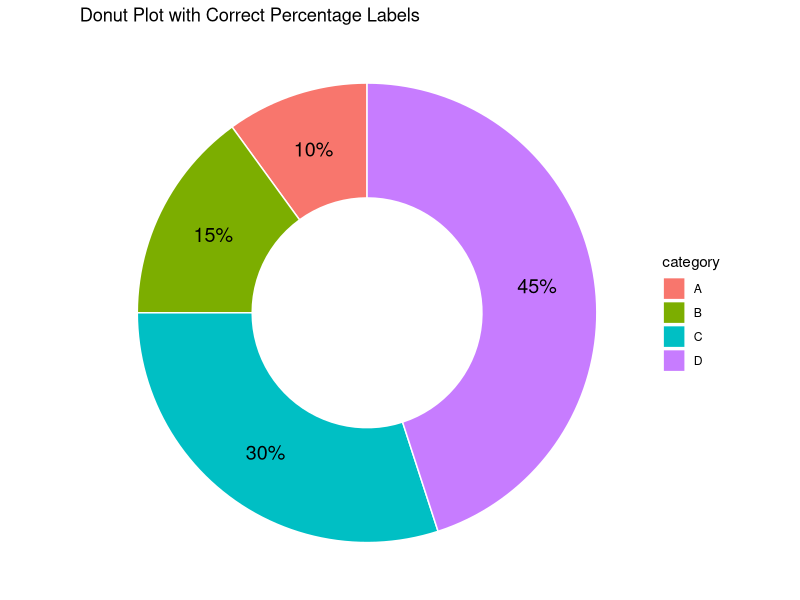

Write the R code that produced this figure.
library(ggplot2)
library(dplyr)
library(scales)

# 创建示例数据框
data <- data.frame(
  category = c("A", "B", "C", "D"),
  count = c(10, 15, 30, 45)
)

# 计算每个类别的百分比和标签位置
data <- data %>%
  mutate(
    percentage = count / sum(count),                             # 计算每个类别所占百分比
    label = percent(percentage),                             # 转换为百分比格式，用于显示标签
    label_position = sum(count) - (cumsum(count) - count /2)
  )

# 创建 Donut Plot
ggplot(data, aes(x = 2, y = count, fill = category)) +
  geom_bar(stat = "identity", width = 1, color = "white") +       # 使用 stat = "identity"，设置边框颜色为白色
  coord_polar(theta = "y") +                                      # 转换为极坐标
  xlim(0.5, 2.5) +                                                # 控制内外圈大小，形成甜甜圈
  geom_text(aes( y = label_position, label = label),       # 使用 label_position 确定标签位置
            color = "black", size = 5) +                          # 设置文本颜色和字体大小
  theme_void() +                                                  # 移除背景和网格线
  theme(legend.position = "right") +                              # 调整图例位置
  ggtitle("Donut Plot with Correct Percentage Labels")            # 设置图表标题
